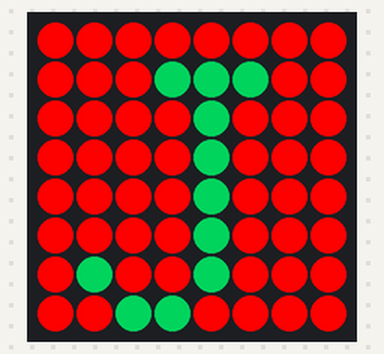
Simulated run of this program. Board: Raspberry Pi (BCM pin numbers) with a Sense HAT. On the bench: the Sense HAT's 8×8 RGB LED matrix. Dim RGB values are drawn brighter than linear; random numbers come from a fixed seed. At 4.0 s the program stops and its outputs stay as they are.

Above: at 0.1 s.
At 0.7 s:
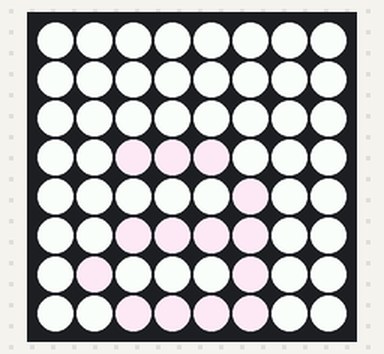
At 1.3 s:
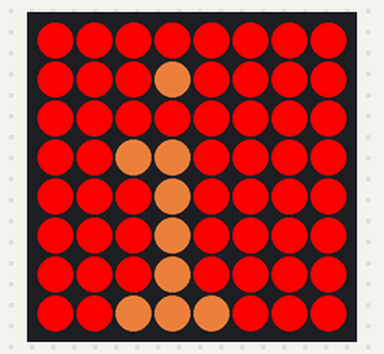
At 1.9 s:
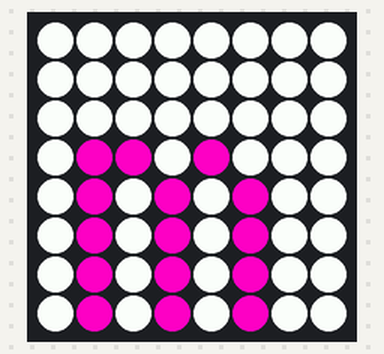
At 2.5 s:
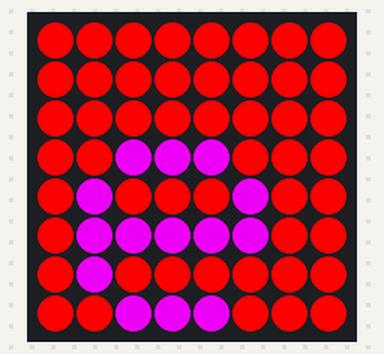
At 3.1 s:
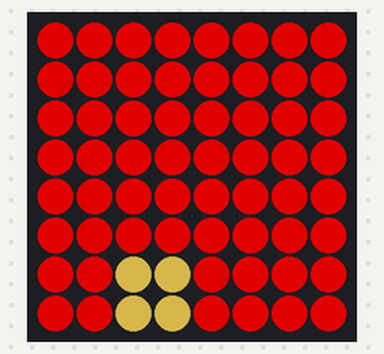

The program:

sh-singleChar.py
```python
from sense_hat import SenseHat
from time import sleep
from random import randint

sense = SenseHat()
num = randint(0, 10)

red = (255, 0, 0)
pink = (255, 0, 255)
blue = (0, 0, 255)
yellow = (255, 255, 0)
cyan = (0, 255, 255)
green = (0, 255, 0)
white = (255, 255, 255)
grey = (80, 80, 80)
dark_grey = (40, 40, 40)


name = "Akane"

# for i = 1 to name.length

# Generate a random colour


def pick_random_colour():
    random_red = randint(0, 255)
    random_green = randint(0, 255)
    random_blue = randint(0, 255)
    return (random_red, random_green, random_blue)


sense.show_letter("J", text_colour=pick_random_colour(),
                  back_colour=red)
sleep(0.6)
sense.show_letter("a", text_colour=pick_random_colour(),
                  back_colour=white)
sleep(0.6)
sense.show_letter("i", text_colour=pick_random_colour(),
                  back_colour=red)
sleep(0.6)
sense.show_letter("m", text_colour=pick_random_colour(),
                  back_colour=white)
sleep(0.6)
sense.show_letter("e", text_colour=pick_random_colour(),
                  back_colour=red)
sleep(0.6)
sense.show_letter(".", text_colour=pick_random_colour(),
                  back_colour=pick_random_colour())
sleep(1)
sense.clear()
```

Measured:
- what the display in image 1 shows lasts 0.6 s, from 0.6 s to 1.2 s
- what the display in image 5 shows lasts 1.0 s, from 3.0 s to 4.0 s
